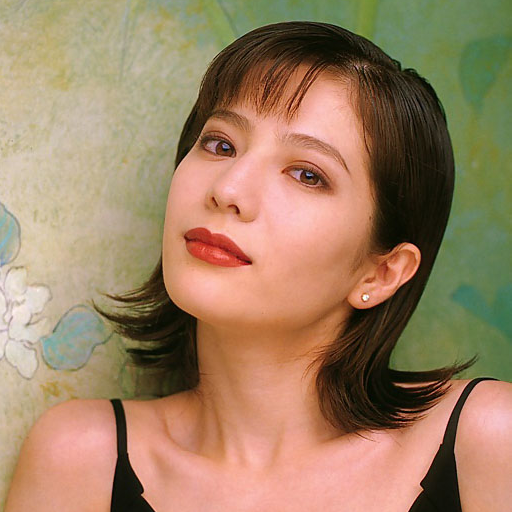
//> input picture segment_lib/test.ppm, 512 x 512 px, given in place of the camera
$ ./Source   (built with g++ and OpenCV 4)
//> lines starting //> are read from the running program, lines starting //| are printed output that depends on the picture; after the words box and inside, x2 and y2 are one past the last pixel; in counts of white or black regions, pixels touching at a corner belong together
#include "opencv2/objdetect/objdetect.hpp"
#include "opencv2/highgui/highgui.hpp"
#include "opencv2/imgproc/imgproc.hpp"

#include <iostream>
#include <stdio.h>

using namespace std;
using namespace cv;

// Function Headers
void detectAndDisplay(Mat frame);

// Global variables
// Copy this file from opencv/data/haarscascades to target folder
string face_cascade_name = "D:/CV_tutorial/git_single_code/haarcascade_frontalface_alt.xml";
CascadeClassifier face_cascade;
string window_name = "Capture - Face detection";
int filenumber; // Number of file to be saved
string filename;

// Function main
int main(void)
{
    VideoCapture capture(0);

    if (!capture.isOpened())  // check if we succeeded
        return -1;

    // Load the cascade
    if (!face_cascade.load(face_cascade_name))
    {
        printf("--(!)Error loading\n");
        return (-1);
    };

    // Read the video stream
    Mat frame;

    for (;;)
    {
        capture >> frame;
//> frame is the input picture: 512 rows x 512 cols, CV_8UC3; mean B, G, R 100.7, 129.8, 159.1

        // Apply the classifier to the frame
        if (!frame.empty())
        {
            detectAndDisplay(frame);
        }
        else
        {
            printf(" --(!) No captured frame -- Break!");
            break;
        }

        int c = waitKey(10);

        if (27 == char(c))
        {
            break;
        }
    }

    return 0;
}

// Function detectAndDisplay
void detectAndDisplay(Mat frame)
{
    std::vector<Rect> faces;
    Mat frame_gray;
    Mat crop;
    Mat res;
    Mat gray;
    string text;
    stringstream sstm;

    cvtColor(frame, frame_gray, COLOR_BGR2GRAY);
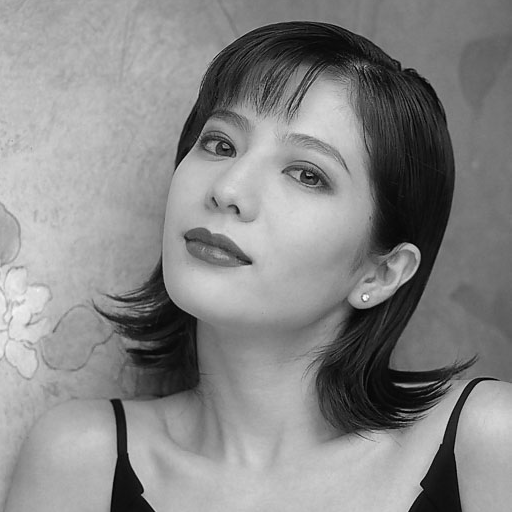
//> frame_gray: 512 rows x 512 cols, CV_8UC1; min 0, max 251, mean 135.3
    equalizeHist(frame_gray, frame_gray);
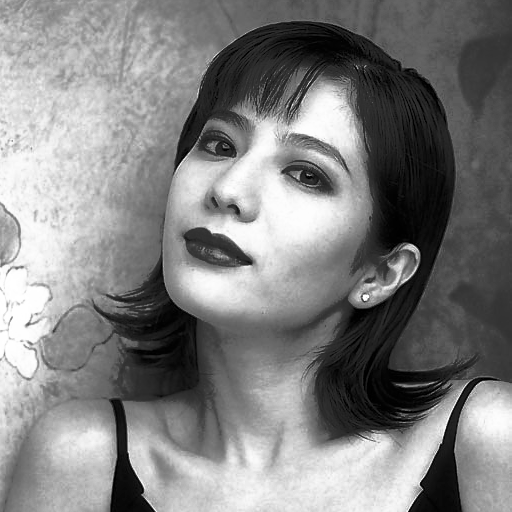
//> frame_gray: 512 rows x 512 cols, CV_8UC1; min 0, max 255, mean 128.4

// Detect faces
    face_cascade.detectMultiScale(frame_gray, faces, 1.1, 2, 0 | CASCADE_SCALE_IMAGE, Size(30, 30));
//> faces = empty

// Set Region of Interest
    cv::Rect roi_b;
    cv::Rect roi_c;

    size_t ic = 0; // ic is index of current element
    int ac = 0; // ac is area of current element

    size_t ib = 0; // ib is index of biggest element
    int ab = 0; // ab is area of biggest element

    for (ic = 0; ic < faces.size(); ic++) // Iterate through all current elements (detected faces)

    {
        roi_c.x = faces[ic].x;
        roi_c.y = faces[ic].y;
        roi_c.width = (faces[ic].width);
        roi_c.height = (faces[ic].height);

        ac = roi_c.width * roi_c.height; // Get the area of current element (detected face)

        roi_b.x = faces[ib].x;
        roi_b.y = faces[ib].y;
        roi_b.width = (faces[ib].width);
        roi_b.height = (faces[ib].height);

        ab = roi_b.width * roi_b.height; // Get the area of biggest element, at beginning it is same as "current" element

        if (ac > ab)
        {
            ib = ic;
            roi_b.x = faces[ib].x;
            roi_b.y = faces[ib].y;
            roi_b.width = (faces[ib].width);
            roi_b.height = (faces[ib].height);
        }

        crop = frame(roi_b);
        resize(crop, res, Size(128, 128), 0, 0, INTER_LINEAR); // This will be needed later while saving images
        cvtColor(crop, gray, CV_BGR2GRAY); // Convert cropped image to Grayscale

        // Form a filename
		filename = "";
        stringstream ssfn;
        ssfn << filenumber << ".png";
		filename = ssfn.str();
        filenumber++;

        imwrite(filename, gray);
		//imwrite("C:/Users/User/Documents/Visual Studio 2012/image",crop);
        Point pt1(faces[ic].x, faces[ic].y); // Display detected faces on main window - live stream from camera
        Point pt2((faces[ic].x + faces[ic].height), (faces[ic].y + faces[ic].width));
        rectangle(frame, pt1, pt2, Scalar(0, 255, 0), 2, 8, 0);

    }
//> this loop made 0 passes
//> after the loop, filenumber = 0

// Show image
    sstm << "Crop area size: " << roi_b.width << "x" << roi_b.height << " Filename: " << filename;
    text = sstm.str();

    putText(frame, text, cvPoint(30, 30), FONT_HERSHEY_COMPLEX_SMALL, 0.8, cvScalar(0, 0, 255), 1, CV_AA);
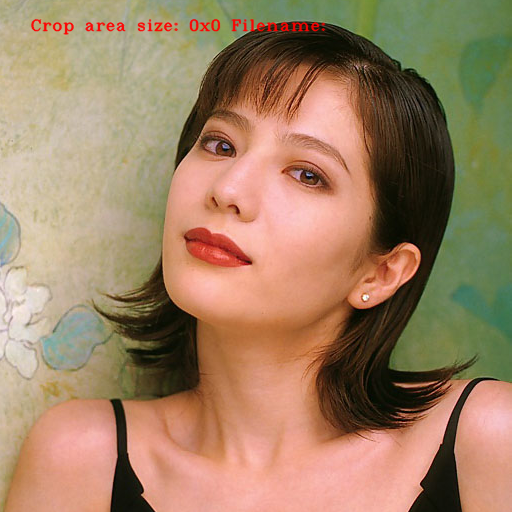
//> frame: 512 rows x 512 cols, CV_8UC3; 0.75% of pixels changed, all inside (x1, y1, x2, y2) = (30, 18, 326, 35)
//> the Esc key is pressed
    imshow("original", frame);

    if (!crop.empty())
    {
        imshow("detected", crop);
    }
    else
        destroyWindow("detected");
}
